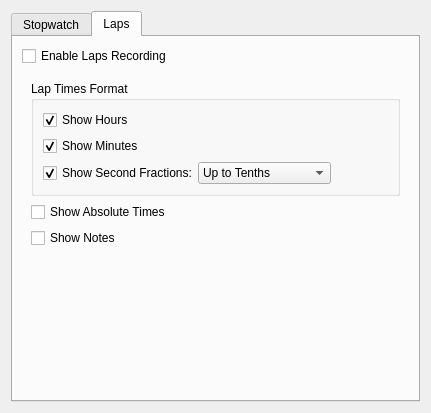
<?xml version="1.0" encoding="UTF-8"?>
<ui version="4.0">
 <class>GeneralSettings</class>
 <widget class="QWidget" name="GeneralSettings">
  <property name="geometry">
   <rect>
    <x>0</x>
    <y>0</y>
    <width>413</width>
    <height>413</height>
   </rect>
  </property>
  <layout class="QVBoxLayout" name="verticalLayout">
   <item>
    <widget class="QTabWidget" name="tabWidget">
     <property name="toolTip">
      <string/>
     </property>
     <property name="currentIndex">
      <number>1</number>
     </property>
     <widget class="QWidget" name="tab">
      <attribute name="title">
       <string extracomment="@title:tab">Stopwatch</string>
      </attribute>
      <layout class="QVBoxLayout" name="verticalLayout_7">
       <item>
        <widget class="QGroupBox" name="groupBox_4">
         <property name="minimumSize">
          <size>
           <width>369</width>
           <height>0</height>
          </size>
         </property>
         <property name="title">
          <string>Time Format</string>
         </property>
         <layout class="QVBoxLayout" name="verticalLayout_2">
          <item>
           <widget class="QCheckBox" name="kcfg_showHours">
            <property name="toolTip">
             <string>Whether to show hours in the stopwatch</string>
            </property>
            <property name="text">
             <string>Show Hours</string>
            </property>
            <property name="checked">
             <bool>true</bool>
            </property>
           </widget>
          </item>
          <item>
           <widget class="QCheckBox" name="kcfg_showMinutes">
            <property name="toolTip">
             <string>Whether to show minutes in the stopwatch</string>
            </property>
            <property name="text">
             <string>Show Minutes</string>
            </property>
            <property name="checked">
             <bool>true</bool>
            </property>
           </widget>
          </item>
          <item>
           <widget class="QWidget" name="widget" native="true">
            <layout class="QHBoxLayout" name="horizontalLayout">
             <property name="spacing">
              <number>0</number>
             </property>
             <property name="leftMargin">
              <number>0</number>
             </property>
             <property name="topMargin">
              <number>0</number>
             </property>
             <property name="rightMargin">
              <number>0</number>
             </property>
             <property name="bottomMargin">
              <number>0</number>
             </property>
             <item>
              <widget class="QCheckBox" name="kcfg_showSecondFractions">
               <property name="toolTip">
                <string>Whether to show second fractions in the stopwatch</string>
               </property>
               <property name="text">
                <string>Show Second Fractions:</string>
               </property>
               <property name="checked">
                <bool>true</bool>
               </property>
              </widget>
             </item>
             <item>
              <widget class="QComboBox" name="kcfg_fractionsType">
               <item>
                <property name="text">
                 <string>Up to Tenths</string>
                </property>
               </item>
               <item>
                <property name="text">
                 <string>Up to Hundredths</string>
                </property>
               </item>
               <item>
                <property name="text">
                 <string>Up to Thousandths</string>
                </property>
               </item>
              </widget>
             </item>
             <item>
              <spacer name="horizontalSpacer">
               <property name="orientation">
                <enum>Qt::Horizontal</enum>
               </property>
               <property name="sizeHint" stdset="0">
                <size>
                 <width>40</width>
                 <height>20</height>
                </size>
               </property>
              </spacer>
             </item>
            </layout>
           </widget>
          </item>
         </layout>
        </widget>
       </item>
       <item>
        <spacer name="verticalSpacer">
         <property name="orientation">
          <enum>Qt::Vertical</enum>
         </property>
         <property name="sizeHint" stdset="0">
          <size>
           <width>20</width>
           <height>40</height>
          </size>
         </property>
        </spacer>
       </item>
       <item>
        <widget class="QCheckBox" name="kcfg_triggerOnStartup">
          <property name="text">
            <string>Trigger on startup</string>
          </property>
        </widget>
       </item>
      </layout>
     </widget>
     <widget class="QWidget" name="tab_2">
      <attribute name="title">
       <string extracomment="@title:tab">Laps</string>
      </attribute>
      <layout class="QVBoxLayout" name="verticalLayout_8">
       <item>
        <widget class="QCheckBox" name="kcfg_isLapsRecordingEnabled">
         <property name="toolTip">
          <string>Whether to enable the laps recording feature</string>
         </property>
         <property name="text">
          <string>Enable Laps Recording</string>
         </property>
        </widget>
       </item>
       <item>
        <widget class="QWidget" name="lapSettings" native="true">
         <layout class="QVBoxLayout" name="verticalLayout_3">
          <item>
           <widget class="QGroupBox" name="groupBox">
            <property name="minimumSize">
             <size>
              <width>369</width>
              <height>0</height>
             </size>
            </property>
            <property name="title">
             <string>Lap Times Format</string>
            </property>
            <layout class="QVBoxLayout" name="verticalLayout_4">
             <item>
              <widget class="QCheckBox" name="kcfg_showLapHours">
               <property name="toolTip">
                <string>Whether to show hours in the laps</string>
               </property>
               <property name="text">
                <string>Show Hours</string>
               </property>
               <property name="checked">
                <bool>true</bool>
               </property>
              </widget>
             </item>
             <item>
              <widget class="QCheckBox" name="kcfg_showLapMinutes">
               <property name="toolTip">
                <string>Whether to show minutes in the laps</string>
               </property>
               <property name="text">
                <string>Show Minutes</string>
               </property>
               <property name="checked">
                <bool>true</bool>
               </property>
              </widget>
             </item>
             <item>
              <widget class="QWidget" name="widget_3" native="true">
               <layout class="QHBoxLayout" name="horizontalLayout_2">
                <property name="spacing">
                 <number>0</number>
                </property>
                <property name="leftMargin">
                 <number>0</number>
                </property>
                <property name="topMargin">
                 <number>0</number>
                </property>
                <property name="rightMargin">
                 <number>0</number>
                </property>
                <property name="bottomMargin">
                 <number>0</number>
                </property>
                <item>
                 <widget class="QCheckBox" name="kcfg_showLapSecondFractions">
                  <property name="toolTip">
                   <string>Whether to show second fractions in the laps</string>
                  </property>
                  <property name="text">
                   <string>Show Second Fractions:</string>
                  </property>
                  <property name="checked">
                   <bool>true</bool>
                  </property>
                 </widget>
                </item>
                <item>
                 <widget class="QComboBox" name="kcfg_lapFractionsType">
                  <item>
                   <property name="text">
                    <string>Up to Tenths</string>
                   </property>
                  </item>
                  <item>
                   <property name="text">
                    <string>Up to Hundredths</string>
                   </property>
                  </item>
                  <item>
                   <property name="text">
                    <string>Up to Thousandths</string>
                   </property>
                  </item>
                 </widget>
                </item>
                <item>
                 <spacer name="horizontalSpacer_2">
                  <property name="orientation">
                   <enum>Qt::Horizontal</enum>
                  </property>
                  <property name="sizeHint" stdset="0">
                   <size>
                    <width>40</width>
                    <height>20</height>
                   </size>
                  </property>
                 </spacer>
                </item>
               </layout>
              </widget>
             </item>
            </layout>
           </widget>
          </item>
          <item>
           <widget class="QCheckBox" name="kcfg_showLapAbsoluteTimes">
            <property name="text">
             <string>Show Absolute Times</string>
            </property>
           </widget>
          </item>
          <item>
           <widget class="QCheckBox" name="kcfg_showLapNotes">
            <property name="text">
             <string>Show Notes</string>
            </property>
           </widget>
          </item>
         </layout>
        </widget>
       </item>
       <item>
        <spacer name="verticalSpacer_2">
         <property name="orientation">
          <enum>Qt::Vertical</enum>
         </property>
         <property name="sizeHint" stdset="0">
          <size>
           <width>20</width>
           <height>40</height>
          </size>
         </property>
        </spacer>
       </item>
      </layout>
     </widget>
    </widget>
   </item>
  </layout>
 </widget>
 <resources/>
 <connections/>
</ui>
